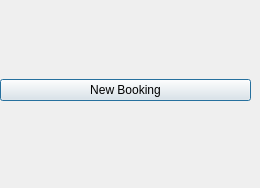
<?xml version="1.0" encoding="UTF-8"?>
<ui version="4.0">
 <class>BookingManager</class>
 <widget class="QDialog" name="BookingManager">
  <property name="geometry">
   <rect>
    <x>0</x>
    <y>0</y>
    <width>260</width>
    <height>188</height>
   </rect>
  </property>
  <widget class="QWidget" name="verticalLayoutWidget">
   <property name="geometry">
    <rect>
     <x>0</x>
     <y>0</y>
     <width>251</width>
     <height>181</height>
    </rect>
   </property>
   <layout class="QVBoxLayout" name="verticalLayout">
    <item>
     <widget class="QPushButton" name="newBookingButton">
      <property name="text">
       <string>New Booking</string>
      </property>
     </widget>
    </item>
   </layout>
  </widget>
 </widget>
 <resources/>
 <connections/>
</ui>
